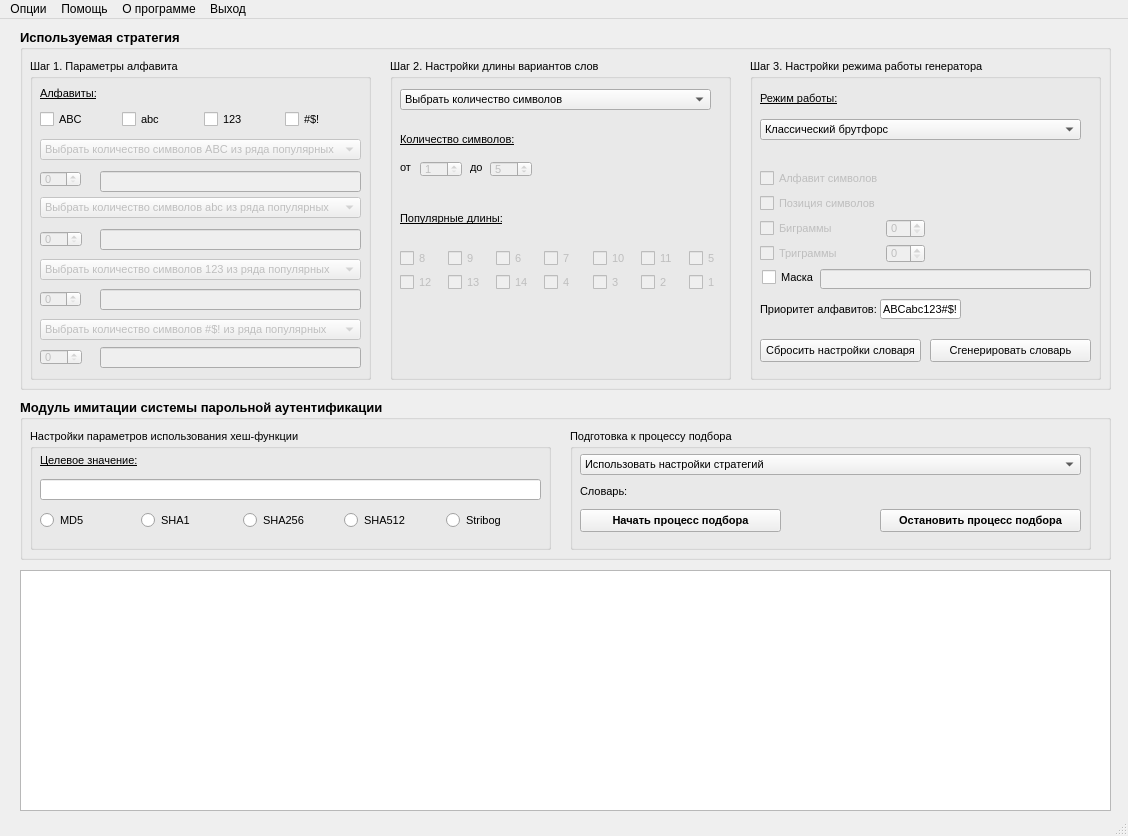
<?xml version="1.0" encoding="UTF-8"?>
<ui version="4.0">
 <class>MainWindow</class>
 <widget class="QMainWindow" name="MainWindow">
  <property name="geometry">
   <rect>
    <x>0</x>
    <y>0</y>
    <width>1128</width>
    <height>836</height>
   </rect>
  </property>
  <property name="minimumSize">
   <size>
    <width>1128</width>
    <height>836</height>
   </size>
  </property>
  <property name="maximumSize">
   <size>
    <width>1128</width>
    <height>836</height>
   </size>
  </property>
  <property name="windowTitle">
   <string>Анализатор эффективности стратегий поиска паролей на основе статистического анализа Collection #1</string>
  </property>
  <widget class="QWidget" name="centralwidget">
   <widget class="QGroupBox" name="groupBox_generation">
    <property name="geometry">
     <rect>
      <x>20</x>
      <y>10</y>
      <width>1091</width>
      <height>361</height>
     </rect>
    </property>
    <property name="font">
     <font>
      <pointsize>10</pointsize>
      <weight>75</weight>
      <bold>true</bold>
     </font>
    </property>
    <property name="title">
     <string>Используемая стратегия</string>
    </property>
    <widget class="QGroupBox" name="groupBox">
     <property name="geometry">
      <rect>
       <x>10</x>
       <y>30</y>
       <width>341</width>
       <height>321</height>
      </rect>
     </property>
     <property name="font">
      <font>
       <pointsize>8</pointsize>
       <weight>50</weight>
       <italic>false</italic>
       <bold>false</bold>
      </font>
     </property>
     <property name="title">
      <string>Шаг 1. Параметры алфавита</string>
     </property>
     <widget class="QSpinBox" name="spinBox_ABC">
      <property name="enabled">
       <bool>false</bool>
      </property>
      <property name="geometry">
       <rect>
        <x>10</x>
        <y>112</y>
        <width>41</width>
        <height>16</height>
       </rect>
      </property>
      <property name="specialValueText">
       <string/>
      </property>
      <property name="maximum">
       <number>26</number>
      </property>
     </widget>
     <widget class="QSpinBox" name="spinBox_abc">
      <property name="enabled">
       <bool>false</bool>
      </property>
      <property name="geometry">
       <rect>
        <x>10</x>
        <y>172</y>
        <width>42</width>
        <height>16</height>
       </rect>
      </property>
      <property name="specialValueText">
       <string/>
      </property>
      <property name="maximum">
       <number>26</number>
      </property>
     </widget>
     <widget class="QSpinBox" name="spinBox_123">
      <property name="enabled">
       <bool>false</bool>
      </property>
      <property name="geometry">
       <rect>
        <x>10</x>
        <y>232</y>
        <width>41</width>
        <height>16</height>
       </rect>
      </property>
      <property name="baseSize">
       <size>
        <width>0</width>
        <height>0</height>
       </size>
      </property>
      <property name="specialValueText">
       <string/>
      </property>
      <property name="maximum">
       <number>10</number>
      </property>
     </widget>
     <widget class="QSpinBox" name="spinBox_symbols">
      <property name="enabled">
       <bool>false</bool>
      </property>
      <property name="geometry">
       <rect>
        <x>10</x>
        <y>290</y>
        <width>42</width>
        <height>16</height>
       </rect>
      </property>
      <property name="maximum">
       <number>33</number>
      </property>
     </widget>
     <widget class="QLineEdit" name="lineEdit_ABC">
      <property name="enabled">
       <bool>false</bool>
      </property>
      <property name="geometry">
       <rect>
        <x>70</x>
        <y>112</y>
        <width>261</width>
        <height>21</height>
       </rect>
      </property>
     </widget>
     <widget class="QLineEdit" name="lineEdit_abc">
      <property name="enabled">
       <bool>false</bool>
      </property>
      <property name="geometry">
       <rect>
        <x>70</x>
        <y>170</y>
        <width>261</width>
        <height>21</height>
       </rect>
      </property>
     </widget>
     <widget class="QLineEdit" name="lineEdit_123">
      <property name="enabled">
       <bool>false</bool>
      </property>
      <property name="geometry">
       <rect>
        <x>70</x>
        <y>230</y>
        <width>261</width>
        <height>21</height>
       </rect>
      </property>
     </widget>
     <widget class="QLineEdit" name="lineEdit_symbols">
      <property name="enabled">
       <bool>false</bool>
      </property>
      <property name="geometry">
       <rect>
        <x>70</x>
        <y>288</y>
        <width>261</width>
        <height>21</height>
       </rect>
      </property>
     </widget>
     <widget class="QComboBox" name="comboBox_ABC">
      <property name="enabled">
       <bool>false</bool>
      </property>
      <property name="geometry">
       <rect>
        <x>10</x>
        <y>80</y>
        <width>321</width>
        <height>21</height>
       </rect>
      </property>
      <item>
       <property name="text">
        <string>Выбрать количество символов ABC из ряда популярных</string>
       </property>
      </item>
      <item>
       <property name="text">
        <string>Выбрать символы ABC, присутствующие в алфавите</string>
       </property>
      </item>
      <item>
       <property name="text">
        <string>Использовать весь словарь ABC</string>
       </property>
      </item>
     </widget>
     <widget class="QComboBox" name="comboBox_abc">
      <property name="enabled">
       <bool>false</bool>
      </property>
      <property name="geometry">
       <rect>
        <x>10</x>
        <y>138</y>
        <width>321</width>
        <height>21</height>
       </rect>
      </property>
      <item>
       <property name="text">
        <string>Выбрать количество символов abc из ряда популярных</string>
       </property>
      </item>
      <item>
       <property name="text">
        <string>Выбрать символы 123, присутствующие в алфавите</string>
       </property>
      </item>
      <item>
       <property name="text">
        <string>Использовать весь словарь abc</string>
       </property>
      </item>
     </widget>
     <widget class="QComboBox" name="comboBox_123">
      <property name="enabled">
       <bool>false</bool>
      </property>
      <property name="geometry">
       <rect>
        <x>10</x>
        <y>200</y>
        <width>321</width>
        <height>21</height>
       </rect>
      </property>
      <item>
       <property name="text">
        <string>Выбрать количество символов 123 из ряда популярных</string>
       </property>
      </item>
      <item>
       <property name="text">
        <string>Выбрать символы 123, присутствующие в алфавите</string>
       </property>
      </item>
      <item>
       <property name="text">
        <string>Использовать весь словарь 123</string>
       </property>
      </item>
     </widget>
     <widget class="QComboBox" name="comboBox_symbols">
      <property name="enabled">
       <bool>false</bool>
      </property>
      <property name="geometry">
       <rect>
        <x>10</x>
        <y>260</y>
        <width>321</width>
        <height>21</height>
       </rect>
      </property>
      <item>
       <property name="text">
        <string>Выбрать количество символов #$! из ряда популярных</string>
       </property>
      </item>
      <item>
       <property name="text">
        <string>Выбрать символы #$!, присутствующие в алфавите</string>
       </property>
      </item>
      <item>
       <property name="text">
        <string>Использовать весь словарь #$!</string>
       </property>
      </item>
     </widget>
     <widget class="QLabel" name="alphabet">
      <property name="geometry">
       <rect>
        <x>10</x>
        <y>25</y>
        <width>68</width>
        <height>19</height>
       </rect>
      </property>
      <property name="font">
       <font>
        <pointsize>8</pointsize>
        <weight>50</weight>
        <bold>false</bold>
        <underline>true</underline>
       </font>
      </property>
      <property name="text">
       <string>Алфавиты:</string>
      </property>
     </widget>
     <widget class="QWidget" name="horizontalLayoutWidget_2">
      <property name="geometry">
       <rect>
        <x>10</x>
        <y>50</y>
        <width>321</width>
        <height>21</height>
       </rect>
      </property>
      <layout class="QHBoxLayout" name="horizontalLayout">
       <item>
        <widget class="QCheckBox" name="checkBox_ABC">
         <property name="font">
          <font>
           <pointsize>8</pointsize>
           <weight>50</weight>
           <italic>false</italic>
           <bold>false</bold>
          </font>
         </property>
         <property name="text">
          <string>ABC</string>
         </property>
        </widget>
       </item>
       <item>
        <widget class="QCheckBox" name="checkBox_abc">
         <property name="font">
          <font>
           <pointsize>8</pointsize>
           <weight>50</weight>
           <italic>false</italic>
           <bold>false</bold>
          </font>
         </property>
         <property name="text">
          <string>abc</string>
         </property>
        </widget>
       </item>
       <item>
        <widget class="QCheckBox" name="checkBox_123">
         <property name="font">
          <font>
           <pointsize>8</pointsize>
           <weight>50</weight>
           <italic>false</italic>
           <bold>false</bold>
          </font>
         </property>
         <property name="text">
          <string>123</string>
         </property>
        </widget>
       </item>
       <item>
        <widget class="QCheckBox" name="checkBox_symbols">
         <property name="font">
          <font>
           <pointsize>8</pointsize>
           <weight>50</weight>
           <italic>false</italic>
           <bold>false</bold>
          </font>
         </property>
         <property name="text">
          <string>#$!</string>
         </property>
        </widget>
       </item>
      </layout>
     </widget>
    </widget>
    <widget class="QGroupBox" name="groupBox_2">
     <property name="enabled">
      <bool>true</bool>
     </property>
     <property name="geometry">
      <rect>
       <x>370</x>
       <y>30</y>
       <width>341</width>
       <height>321</height>
      </rect>
     </property>
     <property name="font">
      <font>
       <pointsize>8</pointsize>
       <weight>50</weight>
       <bold>false</bold>
      </font>
     </property>
     <property name="title">
      <string>Шаг 2. Настройки длины вариантов слов</string>
     </property>
     <widget class="QLabel" name="label_number_of_characters">
      <property name="geometry">
       <rect>
        <x>10</x>
        <y>70</y>
        <width>121</width>
        <height>20</height>
       </rect>
      </property>
      <property name="font">
       <font>
        <pointsize>8</pointsize>
        <underline>true</underline>
       </font>
      </property>
      <property name="text">
       <string>Количество символов:</string>
      </property>
     </widget>
     <widget class="QSpinBox" name="spinBox_ot">
      <property name="enabled">
       <bool>false</bool>
      </property>
      <property name="geometry">
       <rect>
        <x>30</x>
        <y>102</y>
        <width>42</width>
        <height>16</height>
       </rect>
      </property>
      <property name="minimum">
       <number>1</number>
      </property>
      <property name="maximum">
       <number>15</number>
      </property>
      <property name="value">
       <number>1</number>
      </property>
     </widget>
     <widget class="QSpinBox" name="spinBox_do">
      <property name="enabled">
       <bool>false</bool>
      </property>
      <property name="geometry">
       <rect>
        <x>100</x>
        <y>102</y>
        <width>42</width>
        <height>16</height>
       </rect>
      </property>
      <property name="maximum">
       <number>15</number>
      </property>
      <property name="value">
       <number>5</number>
      </property>
     </widget>
     <widget class="QLabel" name="label_ot">
      <property name="geometry">
       <rect>
        <x>10</x>
        <y>100</y>
        <width>31</width>
        <height>16</height>
       </rect>
      </property>
      <property name="text">
       <string>от</string>
      </property>
     </widget>
     <widget class="QLabel" name="label_do">
      <property name="geometry">
       <rect>
        <x>80</x>
        <y>100</y>
        <width>21</width>
        <height>16</height>
       </rect>
      </property>
      <property name="text">
       <string>до</string>
      </property>
     </widget>
     <widget class="QComboBox" name="comboBox_customize_the_length">
      <property name="geometry">
       <rect>
        <x>10</x>
        <y>30</y>
        <width>311</width>
        <height>21</height>
       </rect>
      </property>
      <item>
       <property name="text">
        <string>Выбрать количество символов</string>
       </property>
      </item>
      <item>
       <property name="text">
        <string>Выбрать популярные длины, участвующие в переборе</string>
       </property>
      </item>
     </widget>
     <widget class="QLabel" name="label_top_legth">
      <property name="geometry">
       <rect>
        <x>10</x>
        <y>150</y>
        <width>111</width>
        <height>19</height>
       </rect>
      </property>
      <property name="font">
       <font>
        <underline>true</underline>
       </font>
      </property>
      <property name="text">
       <string>Популярные длины:</string>
      </property>
     </widget>
     <widget class="QWidget" name="gridLayoutWidget">
      <property name="geometry">
       <rect>
        <x>10</x>
        <y>190</y>
        <width>331</width>
        <height>42</height>
       </rect>
      </property>
      <layout class="QGridLayout" name="gridLayout_2">
       <item row="0" column="2">
        <widget class="QCheckBox" name="checkBox_top_6">
         <property name="enabled">
          <bool>false</bool>
         </property>
         <property name="text">
          <string>6</string>
         </property>
        </widget>
       </item>
       <item row="0" column="4">
        <widget class="QCheckBox" name="checkBox_top_10">
         <property name="enabled">
          <bool>false</bool>
         </property>
         <property name="text">
          <string>10</string>
         </property>
        </widget>
       </item>
       <item row="0" column="5">
        <widget class="QCheckBox" name="checkBox_top_11">
         <property name="enabled">
          <bool>false</bool>
         </property>
         <property name="text">
          <string>11</string>
         </property>
        </widget>
       </item>
       <item row="0" column="1">
        <widget class="QCheckBox" name="checkBox_top_9">
         <property name="enabled">
          <bool>false</bool>
         </property>
         <property name="text">
          <string>9</string>
         </property>
        </widget>
       </item>
       <item row="0" column="0">
        <widget class="QCheckBox" name="checkBox_top_8">
         <property name="enabled">
          <bool>false</bool>
         </property>
         <property name="text">
          <string>8</string>
         </property>
        </widget>
       </item>
       <item row="0" column="6">
        <widget class="QCheckBox" name="checkBox_top_5">
         <property name="enabled">
          <bool>false</bool>
         </property>
         <property name="text">
          <string>5</string>
         </property>
        </widget>
       </item>
       <item row="0" column="3">
        <widget class="QCheckBox" name="checkBox_top_7">
         <property name="enabled">
          <bool>false</bool>
         </property>
         <property name="text">
          <string>7</string>
         </property>
        </widget>
       </item>
       <item row="1" column="0">
        <widget class="QCheckBox" name="checkBox_top_12">
         <property name="enabled">
          <bool>false</bool>
         </property>
         <property name="text">
          <string>12</string>
         </property>
        </widget>
       </item>
       <item row="1" column="1">
        <widget class="QCheckBox" name="checkBox_top_13">
         <property name="enabled">
          <bool>false</bool>
         </property>
         <property name="text">
          <string>13</string>
         </property>
        </widget>
       </item>
       <item row="1" column="2">
        <widget class="QCheckBox" name="checkBox_top_14">
         <property name="enabled">
          <bool>false</bool>
         </property>
         <property name="text">
          <string>14</string>
         </property>
        </widget>
       </item>
       <item row="1" column="3">
        <widget class="QCheckBox" name="checkBox_top_4">
         <property name="enabled">
          <bool>false</bool>
         </property>
         <property name="text">
          <string>4</string>
         </property>
        </widget>
       </item>
       <item row="1" column="4">
        <widget class="QCheckBox" name="checkBox_top_3">
         <property name="enabled">
          <bool>false</bool>
         </property>
         <property name="text">
          <string>3</string>
         </property>
        </widget>
       </item>
       <item row="1" column="5">
        <widget class="QCheckBox" name="checkBox_top_2">
         <property name="enabled">
          <bool>false</bool>
         </property>
         <property name="text">
          <string>2</string>
         </property>
        </widget>
       </item>
       <item row="1" column="6">
        <widget class="QCheckBox" name="checkBox_top_1">
         <property name="enabled">
          <bool>false</bool>
         </property>
         <property name="text">
          <string>1</string>
         </property>
        </widget>
       </item>
      </layout>
     </widget>
    </widget>
    <widget class="QGroupBox" name="groupBox_3">
     <property name="geometry">
      <rect>
       <x>730</x>
       <y>30</y>
       <width>351</width>
       <height>321</height>
      </rect>
     </property>
     <property name="font">
      <font>
       <pointsize>8</pointsize>
       <weight>50</weight>
       <bold>false</bold>
      </font>
     </property>
     <property name="title">
      <string>Шаг 3. Настройки режима работы генератора</string>
     </property>
     <widget class="QComboBox" name="comboBox_mode">
      <property name="geometry">
       <rect>
        <x>10</x>
        <y>60</y>
        <width>321</width>
        <height>21</height>
       </rect>
      </property>
      <property name="font">
       <font>
        <pointsize>8</pointsize>
        <weight>50</weight>
        <bold>false</bold>
       </font>
      </property>
      <item>
       <property name="text">
        <string>Классический брутфорс</string>
       </property>
      </item>
      <item>
       <property name="text">
        <string>Брутфорс с использованием стат. методов</string>
       </property>
      </item>
     </widget>
     <widget class="QLabel" name="label_mode">
      <property name="geometry">
       <rect>
        <x>10</x>
        <y>30</y>
        <width>91</width>
        <height>19</height>
       </rect>
      </property>
      <property name="font">
       <font>
        <underline>true</underline>
       </font>
      </property>
      <property name="text">
       <string>Режим работы:</string>
      </property>
     </widget>
     <widget class="QWidget" name="gridLayoutWidget_2">
      <property name="geometry">
       <rect>
        <x>10</x>
        <y>110</y>
        <width>165</width>
        <height>94</height>
       </rect>
      </property>
      <layout class="QGridLayout" name="gridLayout">
       <item row="2" column="1">
        <widget class="QSpinBox" name="spinBox_bigramm">
         <property name="enabled">
          <bool>false</bool>
         </property>
        </widget>
       </item>
       <item row="0" column="0">
        <widget class="QCheckBox" name="checkBox_alphabet_symbols">
         <property name="enabled">
          <bool>false</bool>
         </property>
         <property name="text">
          <string>Алфавит символов</string>
         </property>
        </widget>
       </item>
       <item row="1" column="0">
        <widget class="QCheckBox" name="checkBox_position_symbols">
         <property name="enabled">
          <bool>false</bool>
         </property>
         <property name="text">
          <string>Позиция символов</string>
         </property>
        </widget>
       </item>
       <item row="2" column="0">
        <widget class="QCheckBox" name="checkBox_alphabet">
         <property name="enabled">
          <bool>false</bool>
         </property>
         <property name="text">
          <string>Биграммы</string>
         </property>
        </widget>
       </item>
       <item row="3" column="0">
        <widget class="QCheckBox" name="checkBox_trigramm">
         <property name="enabled">
          <bool>false</bool>
         </property>
         <property name="text">
          <string>Триграммы</string>
         </property>
        </widget>
       </item>
       <item row="3" column="1">
        <widget class="QSpinBox" name="spinBox_trigramm">
         <property name="enabled">
          <bool>false</bool>
         </property>
        </widget>
       </item>
      </layout>
     </widget>
     <widget class="QCheckBox" name="checkBox_mask">
      <property name="geometry">
       <rect>
        <x>12</x>
        <y>210</y>
        <width>81</width>
        <height>17</height>
       </rect>
      </property>
      <property name="font">
       <font>
        <pointsize>8</pointsize>
        <weight>50</weight>
        <bold>false</bold>
       </font>
      </property>
      <property name="text">
       <string>Маска</string>
      </property>
     </widget>
     <widget class="QLineEdit" name="lineEdit">
      <property name="enabled">
       <bool>false</bool>
      </property>
      <property name="geometry">
       <rect>
        <x>70</x>
        <y>210</y>
        <width>271</width>
        <height>20</height>
       </rect>
      </property>
     </widget>
     <widget class="QPushButton" name="generate_a_dictionary">
      <property name="geometry">
       <rect>
        <x>180</x>
        <y>280</y>
        <width>161</width>
        <height>23</height>
       </rect>
      </property>
      <property name="font">
       <font>
        <pointsize>8</pointsize>
        <weight>50</weight>
        <bold>false</bold>
       </font>
      </property>
      <property name="text">
       <string>Сгенерировать словарь</string>
      </property>
     </widget>
     <widget class="QPushButton" name="reset_setting">
      <property name="geometry">
       <rect>
        <x>10</x>
        <y>280</y>
        <width>161</width>
        <height>23</height>
       </rect>
      </property>
      <property name="font">
       <font>
        <pointsize>8</pointsize>
        <weight>50</weight>
        <bold>false</bold>
       </font>
      </property>
      <property name="text">
       <string>Сбросить настройки словаря</string>
      </property>
     </widget>
     <widget class="QLineEdit" name="lineEdit_2">
      <property name="geometry">
       <rect>
        <x>130</x>
        <y>240</y>
        <width>81</width>
        <height>20</height>
       </rect>
      </property>
      <property name="text">
       <string>ABCabc123#$!</string>
      </property>
     </widget>
     <widget class="QLabel" name="label">
      <property name="geometry">
       <rect>
        <x>10</x>
        <y>240</y>
        <width>121</width>
        <height>20</height>
       </rect>
      </property>
      <property name="text">
       <string>Приоритет алфавитов:</string>
      </property>
     </widget>
    </widget>
   </widget>
   <widget class="QGroupBox" name="groupBox_4">
    <property name="geometry">
     <rect>
      <x>20</x>
      <y>380</y>
      <width>1091</width>
      <height>161</height>
     </rect>
    </property>
    <property name="font">
     <font>
      <pointsize>10</pointsize>
      <weight>75</weight>
      <bold>true</bold>
     </font>
    </property>
    <property name="title">
     <string>Модуль имитации системы парольной аутентификации</string>
    </property>
    <widget class="QGroupBox" name="groupBox_5">
     <property name="geometry">
      <rect>
       <x>10</x>
       <y>30</y>
       <width>521</width>
       <height>121</height>
      </rect>
     </property>
     <property name="font">
      <font>
       <pointsize>8</pointsize>
       <weight>50</weight>
       <bold>false</bold>
      </font>
     </property>
     <property name="title">
      <string>Настройки параметров использования хеш-функции</string>
     </property>
     <widget class="QLineEdit" name="lineEdit_hash">
      <property name="geometry">
       <rect>
        <x>10</x>
        <y>50</y>
        <width>501</width>
        <height>21</height>
       </rect>
      </property>
     </widget>
     <widget class="QLabel" name="label_HASH">
      <property name="geometry">
       <rect>
        <x>10</x>
        <y>22</y>
        <width>101</width>
        <height>19</height>
       </rect>
      </property>
      <property name="font">
       <font>
        <pointsize>8</pointsize>
        <weight>50</weight>
        <bold>false</bold>
        <underline>true</underline>
       </font>
      </property>
      <property name="text">
       <string>Целевое значение:</string>
      </property>
     </widget>
     <widget class="QWidget" name="horizontalLayoutWidget">
      <property name="geometry">
       <rect>
        <x>10</x>
        <y>80</y>
        <width>501</width>
        <height>24</height>
       </rect>
      </property>
      <layout class="QHBoxLayout" name="horizontalLayout_3">
       <item>
        <widget class="QRadioButton" name="radioButton_md5">
         <property name="text">
          <string>MD5</string>
         </property>
        </widget>
       </item>
       <item>
        <widget class="QRadioButton" name="radioButton_sha1">
         <property name="text">
          <string>SHA1</string>
         </property>
        </widget>
       </item>
       <item>
        <widget class="QRadioButton" name="radioButton_sha256">
         <property name="text">
          <string>SHA256</string>
         </property>
        </widget>
       </item>
       <item>
        <widget class="QRadioButton" name="radioButton_sha512">
         <property name="text">
          <string>SHA512</string>
         </property>
        </widget>
       </item>
       <item>
        <widget class="QRadioButton" name="radioButton_stribog">
         <property name="text">
          <string>Stribog</string>
         </property>
        </widget>
       </item>
      </layout>
     </widget>
    </widget>
    <widget class="QGroupBox" name="groupBox_6">
     <property name="geometry">
      <rect>
       <x>550</x>
       <y>30</y>
       <width>521</width>
       <height>121</height>
      </rect>
     </property>
     <property name="font">
      <font>
       <pointsize>8</pointsize>
       <weight>50</weight>
       <bold>false</bold>
      </font>
     </property>
     <property name="title">
      <string>Подготовка к процессу подбора</string>
     </property>
     <widget class="QLabel" name="label_dictionary">
      <property name="geometry">
       <rect>
        <x>10</x>
        <y>53</y>
        <width>111</width>
        <height>19</height>
       </rect>
      </property>
      <property name="font">
       <font>
        <pointsize>8</pointsize>
       </font>
      </property>
      <property name="text">
       <string>Словарь:</string>
      </property>
     </widget>
     <widget class="QPushButton" name="pushButton_START">
      <property name="geometry">
       <rect>
        <x>10</x>
        <y>80</y>
        <width>201</width>
        <height>23</height>
       </rect>
      </property>
      <property name="font">
       <font>
        <pointsize>8</pointsize>
        <weight>75</weight>
        <bold>true</bold>
       </font>
      </property>
      <property name="text">
       <string>Начать процесс подбора</string>
      </property>
     </widget>
     <widget class="QComboBox" name="comboBox_process">
      <property name="geometry">
       <rect>
        <x>10</x>
        <y>25</y>
        <width>501</width>
        <height>21</height>
       </rect>
      </property>
      <property name="font">
       <font>
        <pointsize>8</pointsize>
        <weight>50</weight>
        <bold>false</bold>
       </font>
      </property>
      <item>
       <property name="text">
        <string>Использовать настройки стратегий</string>
       </property>
      </item>
      <item>
       <property name="text">
        <string>Выбрать словарь</string>
       </property>
      </item>
     </widget>
     <widget class="QPushButton" name="pushButton_STOP">
      <property name="geometry">
       <rect>
        <x>310</x>
        <y>80</y>
        <width>201</width>
        <height>23</height>
       </rect>
      </property>
      <property name="font">
       <font>
        <pointsize>8</pointsize>
        <weight>75</weight>
        <bold>true</bold>
       </font>
      </property>
      <property name="text">
       <string>Остановить процесс подбора</string>
      </property>
     </widget>
    </widget>
   </widget>
   <widget class="QListView" name="listView_Console">
    <property name="geometry">
     <rect>
      <x>20</x>
      <y>551</y>
      <width>1091</width>
      <height>241</height>
     </rect>
    </property>
   </widget>
  </widget>
  <widget class="QMenuBar" name="menubar">
   <property name="geometry">
    <rect>
     <x>0</x>
     <y>0</y>
     <width>1128</width>
     <height>21</height>
    </rect>
   </property>
   <widget class="QMenu" name="menu">
    <property name="title">
     <string>Опции</string>
    </property>
    <addaction name="action"/>
   </widget>
   <widget class="QMenu" name="menu_2">
    <property name="title">
     <string>Помощь</string>
    </property>
   </widget>
   <widget class="QMenu" name="menu_3">
    <property name="title">
     <string>О программе</string>
    </property>
   </widget>
   <widget class="QMenu" name="menu_4">
    <property name="title">
     <string>Выход</string>
    </property>
   </widget>
   <addaction name="menu"/>
   <addaction name="menu_2"/>
   <addaction name="menu_3"/>
   <addaction name="menu_4"/>
  </widget>
  <widget class="QStatusBar" name="statusbar"/>
  <action name="action">
   <property name="text">
    <string>Система парольной аутентификации</string>
   </property>
  </action>
  <action name="action_2">
   <property name="text">
    <string>Модуль генерации словаря</string>
   </property>
  </action>
  <action name="action_3">
   <property name="text">
    <string>Модуль реализации алгоритмов перебора паролей</string>
   </property>
  </action>
 </widget>
 <resources/>
 <connections/>
</ui>
